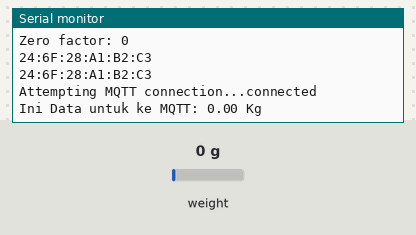
Bench run of a sketch on a simulated ESP8266 (Wemos D1 mini). On the bench: the last lines printed to the serial monitor. The inputs (shaded band) are chosen by the test bench; at power-on: weight on the scale 0 g. WiFi joins after 1.5 s; servers stay silent unless stated; no MQTT or app messages arrive unless stated.

Above: at 4.7 s.
4.8 s: weight on the scale set to 100 g
At 5.1 s:
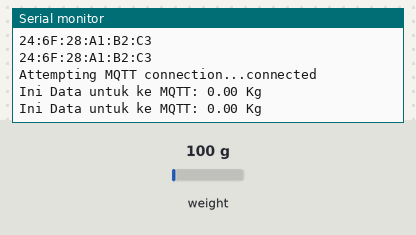
6.3 s: weight on the scale set to 1250 g
At 7.9 s:
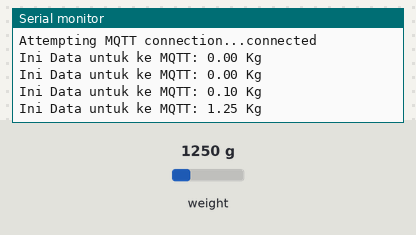
Timing chart, 0 to 9.4 s (numbered marks = the images above; inputs shaded):
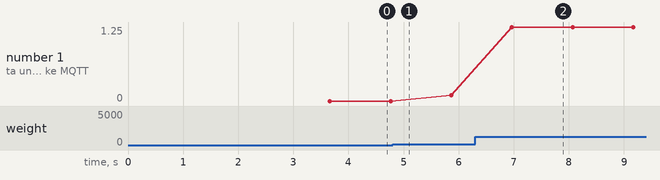

The sketch:

Timbangan_MQTT_Fiks_Edan.ino
```cpp
/*
 *  PLEASE DONT DELETE AND EDIT
 *  Develop by          : Nurman Hariyanto
 *  Email               : nurman.hariyanto13@gmail.com
 *  Project             : Workshop Soil Moisture
 *  Version             : 1.0
 *  Description         : This code for get data from soil moisture and send data soil to MQTT/RMQ
 *  Microcontroller     : Wemos Mini ESP8266
 *                        NodeMCU ESP8266
 *  Device              : Soil Moisture Sensor Module
 */


/*
 * YOU CAN EDIT NOW
 */

/*
 * Include library
 */
 #include "HX711.h" //import Library
 #include <PubSubClient.h> // import Library
 #include <ESP8266WiFi.h> // import Library
////////////////////////////////////////////////////////////////////////////////////////////////////////////////////////////

/*
 * Connection parameter
 * -Wifi -> internet connection foor data communication
 * -RabbitMQ/MQTT -> protoocol data communication
 */
const char* wifiSsid              = "LSKK_HomeAuto"; // Deklarasi nama Wifi
const char* wifiPassword          = "1234567890"; // Deklarasi untuk Password Wifi
const char* mqttHost              = "rmq2.pptik.id"; // Deklarasi untuk link yang akan dituju
const char* mqttUserName          = "/workshopmitra:workshopmitra"; // Deklarasi untuk nama UserName DI RMQ
const char* mqttPassword          = "passwordnyaqwerty"; // Deklarasi untuk Passwordnya di RMQ
//const char* mqttClient            = "IOT-Water-Pumpp";
const char* mqttQueueTimbangan       = "Timbangan"; // Deklarasi untuk nama Queue di RMQ
////////////////////////////////////////////////////////////////////////////////////////////////////////////////////////////

/*7
 * Device parameter
 * -Guid -> Id Device (unique) you can generate from here (https://www.uuidgenerator.net/version1)
 * -status device -> save last state from the pump is on or off (1 = on , 0 = off)
 * -pin microcontroller
 * -mac device
 *
 */
int deviceDout                   = 4; // Deklarasi Pin
int deviceSck                    = 12; // Deklarasi Pin


HX711 scale(deviceDout, deviceSck);
float calibration_factor = 109525; // Memasukan Nilai "109525" ke Varibel calibration_factor dalam tipe data Float


/*
 * Wifi setup WiFi client and mac address
 */
WiFiClient espClient;
PubSubClient client(espClient);
byte mac[6]; //array temp mac address
String MACAddress;
////////////////////////////////////////////////////////////////////////////////////////////////////////////////////////////

/*
 * Set up WiFi connection
 */
 void setup_wifi(){
  delay(10); //Delay waktu 0,01 detik
  //We start by connecting to a WiFi network
  Serial.println(); // Tampilkan Di serial monitor
  Serial.print("Connecting to :"); //Tampilkan di serial monitor "Connecting to :"
  Serial.println(wifiSsid); // Tampilkan wifiSsid
  WiFi.begin(wifiSsid, wifiPassword); // Masukaan wifi dengan nama dan passwordnya
  while (WiFi.status() != WL_CONNECTED) {
    delay(500); // delay 0,5 detik
    Serial.print("."); // tampilkan " . "
  }
  Serial.println(""); //"tampilkan ""
  Serial.println("WiFi connected");// Tampilkan Wifi Connected
  Serial.println("IP address: "); // Tampilkan Ip Adrees :
  Serial.println(WiFi.localIP()); // Menampilkan Ip
 }
////////////////////////////////////////////////////////////////////////////////////////////////////////////////////////////

/*
 * Function for Get Mac Address from microcontroller
 */

String mac2String(byte ar[]) {
  String s;
  for (byte i = 0; i < 6; ++i)
  {
    char buf[3];
    sprintf(buf, "%2X", ar[i]);
    s += buf;
    if (i < 5) s += ':';
  }
  return s;
}
////////////////////////////////////////////////////////////////////////////////////////////////////////////////////////////

/*
 * Function for Print Mac Address
 */
 void printMACAddress() {
  WiFi.macAddress(mac);
  MACAddress = mac2String(mac);
  Serial.println(MACAddress); // Tampilkan MacAddress
}
////////////////////////////////////////////////////////////////////////////////////////////////////////////////////////////


/*
 * Function for Get message payload from MQTT rabbit mq
 */
void callback(char* topic, byte* payload, unsigned int length){
  char message[5]; //variable for temp payload message
  Serial.print("Message arrived in topic: "); // Tampilkan Message arrived in topic
  Serial.println(topic); // tampilkan topic
  Serial.print("Messagge :"); // tampilkan Message :
  for(int i = 0;i < length;i++){
    Serial.print((char)payload[i]);
    message[i] = (char)payload[i]; //initiate value from payload to message variable

  }

}
////////////////////////////////////////////////////////////////////////////////////////////////////////////////////////////

/*
 * Function for Reconnecting to MQTT/RabbitMQ
 */
void reconnect() {
  // Loop until we're reconnected
  printMACAddress();
  const char* CL;
  CL = MACAddress.c_str();
  Serial.println(CL);
  while (!client.connected()) {
    Serial.print("Attempting MQTT connection...");
    // Attempt to connect
    if (client.connect(CL, mqttUserName, mqttPassword)) {
      Serial.println("connected");
    } else {
      Serial.print("failed, rc=");
      Serial.print(client.state());
      Serial.println(" try again in 5 seconds");
      ESP.restart();
      delay(5000);

    }
  }
}
////////////////////////////////////////////////////////////////////////////////////////////////////////////////////////////


/*
 * Function for Setup Pin Mode,wifi,mqtt,and serial
 */
void setup()
{
  pinMode(deviceDout, INPUT);
  Serial.begin(115200);
  setup_wifi();
  printMACAddress();
  client.setServer(mqttHost, 1883);
  client.setCallback(callback);
  scale.set_scale(80900);
  scale.tare(); //Reset the scale to 0

  long zero_factor = scale.read_average(); //Get a baseline reading
  Serial.print("Zero factor: "); //This can be used to remove the need to tare the scale. Useful in permanent scale projects.
  Serial.println(zero_factor);
}
////////////////////////////////////////////////////////////////////////////////////////////////////////////////////////////


/*
 * This functioon for loop your program
 */
void loop() {
  //if you disconnected from wifi and mqtt
  if (!client.connected()) {
    reconnect();
  }
scale.set_scale(calibration_factor); //Adjust to this calibration factor
// Serial.println( scale.set_scale(calibration_factor));
float dataWeight;

  //Serial.print("Reading: ");
  // Serial.println(scale.get_units(), 2);
 dataWeight = ((scale.get_units()));
  //Serial.print(dataWeight);
 String convertDataWeight = String(dataWeight);
 char dataToMQTT[50];
 convertDataWeight.toCharArray(dataToMQTT, sizeof(dataToMQTT));
 Serial.print("Ini Data untuk ke MQTT: ");
 Serial.print(dataToMQTT);
 Serial.println(" Kg");

 client.publish(mqttQueueTimbangan,dataToMQTT);
  client.loop();
  delay(1000);
}
////////////////////////////////////////////////////////////////////////////////////////////////////////////////////////////
```

Measured:
- after the input at 6.3 s, the serial monitor: prints a new line after 0.67 s (image 2)
- plotted number 1: 0 → 0.1 after the input at 4.8 s, 0.1 → 1.25 after the input at 6.3 s
